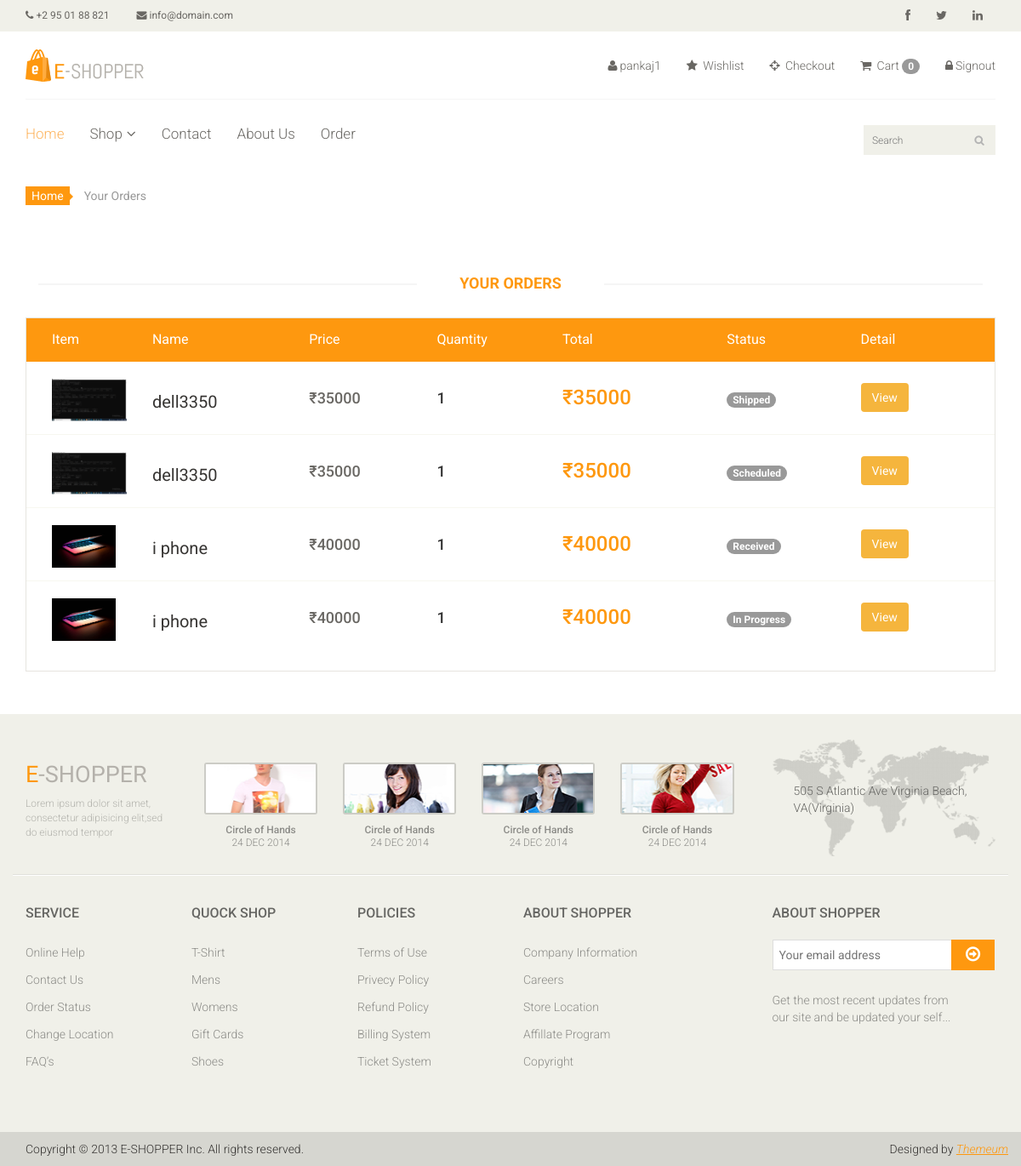
Screenshot of /e_shopper/order/ (signed in) with the database file from the repository.
### e_shopper/models.py (models this page shows, shortened)
class Order(models.Model):
    choices = (('Received', 'Received'),
        ('Scheduled', 'Scheduled'),
        ('Shipped', 'Shipped'),
        ('In Progress','In Progress'),
        )
    id=models.AutoField(primary_key=True)
    user=models.ForeignKey(User, on_delete=models.CASCADE,null=True)
    image=models.ImageField(upload_to="media",null=True)
    product=models.CharField(max_length=1000,null=True)
    quantity=models.CharField(max_length=5,null=True,blank=True)
    price=models.IntegerField(null=True)
    total=models.IntegerField(null=True)
    address=models.CharField(max_length=500,null=True)
    state=models.CharField(max_length=500,null=True)
    mobile_no=models.CharField(max_length=13,null=True)
    zipcode=models.CharField(max_length=6,null=True)
    status=models.CharField(max_length = 500, choices = choices ,default="In Progress")
    deliver_date=models.DateTimeField(auto_now_add=False,null=True)
    date_created=models.DateTimeField(auto_now_add=True ,null=True)

### e_shopper/views.py (the view)
# urls.py: path('order/',orderlist,name="order"),
@login_required(login_url="http://localhost:8000/e_shopper/signinpage")
def orderlist(request):
    order=Order.objects.filter(user=request.user)
    return render(request,"order.html",{'order':order})

### e_shopper/templates/order.html (shortened to what this page needs)
{% extends "base.html"%}
{% load crispy_forms_tags  %}
{% block maincontent %}
{% load cart_tag %}
<section id="cart_items">
    <div class="container">
        <div class="breadcrumbs">
            <ol class="breadcrumb">
              <li><a href="http://localhost:8000/e_shopper/homepage/">Home</a></li>
              <li class="active">Your Orders</li>
            </ol>
        </div>
        <h2 class="title text-center">Your Orders</h2>
        <div class="table-responsive cart_info">
            <table class="table table-condensed">
                <thead>
                    <tr class="cart_menu">
                        <td class="image">Item</td>
                        <td class="description">Name</td>
                        <td class="price">Price</td>
                        <td class="quantity">Quantity</td>
                        <td class="total">Total</td>
                        <td class="status">Status</td>
                        <td class="detail">Detail</td>
                        <td></td>
                    </tr>
                </thead>
                <tbody>
                    {% for i in order  %}
                    <tr>
                        <td class="cart_product">
                            <a href="{% url 'product_details' i.id %}"><img src="{{i.image}}" alt="" height="50px";></a>
                        </td>
                        <td class="cart_description">
                            <h4><a href="">{{i.product}}</a></h4>
                        <td class="cart_price">
                           <h4><p>₹{{i.price}}</p></h4>
                        </td>
                        <td class="cart_quantity">
                            <div class="cart_quantity_button">
                                <h4> {{i.quantity}}</h4>
                            </div>
                        </td>
                        <td class="cart_total">
                            <h4><p class="cart_total_price">₹{{ i.total}}</p></h4>
                        </td>
                        <td class="cart_delete">
                            <span class="badge rounded-pill bg-success">{{i.status}}</span>
                        </td>
                        <td class="cart_total">
                            <a href="{% url 'order_detail' i.id %}"><button class="btn btn-outline-warning">View</button></a>
                        </td>
                    </tr>
                    {% endfor %}
                </tbody>
            </table>
        </div>
    </div>
</section>
{% endblock %}

### e_shopper/templates/base.html (shortened to what this page needs)
<!DOCTYPE html>
{% load static%}
<html lang="en">
<head>
    <link href="/static/css/bootstrap.min.css" rel="stylesheet">
    <link href="/static/css/font-awesome.min.css" rel="stylesheet">
    <link href="/static/css/prettyPhoto.css" rel="stylesheet">
    <link href="/static/css/price-range.css" rel="stylesheet">
    <link href="/static/css/animate.css" rel="stylesheet">
	<link href="/static/css/main.css" rel="stylesheet">
	<link href="/static/css/responsive.css" rel="stylesheet">
</head>
<body>
	<header id="header">
		<div class="header_top">
			<div class="container">
				<div class="row">
					<div class="col-sm-6">
						<div class="contactinfo">
							<ul class="nav nav-pills">
								<li><a href=""><i class="fa fa-phone"></i> +2 95 01 88 821</a></li>
								<li><a href=""><i class="fa fa-envelope"></i> info@domain.com</a></li>
							</ul>
						</div>
					</div>
					<div class="col-sm-6">
						<div class="social-icons pull-right">
							<ul class="nav navbar-nav">
								<li><a href="https://www.facebook.com/"><i class="fa fa-facebook"></i></a></li>
								<li><a href="https://twitter.com/i/flow/login"><i class="fa fa-twitter"></i></a></li>
								<li><a href="https://www.linkedin.com/uas/login?fromSignIn=true&trk=cold_join_sign_in"><i class="fa fa-linkedin"></i></a></li>
							</ul>
						</div>
					</div>
				</div>
			</div>
		</div>
		<div class="header-middle">
			<div class="container">
				<div class="row">
					<div class="col-sm-4">
						<div class="logo pull-left">
							<a href="http://localhost:8000/e_shopper/homepage"><img src="/static/images/home/logo.png" alt="" /></a>
						</div>
					</div>
					<div class="col-sm-8">
						<div class="shop-menu pull-right">
							<ul class="nav navbar-nav">
								{% if request.user.is_authenticated %}
								<li><a href="http://localhost:8000/e_shopper/profilepage"><i class="fa fa-user"></i>{{request.user.first_name}}</a></li>
								<li><a href="http://localhost:8000/e_shopper/wishlist"><i class="fa fa-star"></i> Wishlist</a></li>
								<li><a href="http://localhost:8000/e_shopper/checkout/"><i class="fa fa-crosshairs"></i> Checkout</a></li>
								<li><a href="http://localhost:8000/e_shopper/cart_details/"><i class="fa fa-shopping-cart"></i> Cart <span class="badge badge-info">{{request.session.cart.keys|length}}</span></a></li>
								<li><a href="http://localhost:8000/e_shopper/signoutpage"><i class="fa fa-lock"></i>Signout</a></li>
								{% else %}
								<li><a href="http://localhost:8000/e_shopper/signinpage"><i class="fa fa-unlock"></i>Signin</a></li>
								<li><a href="http://localhost:8000/e_shopper/signuppage"><i class="fa fa-lock"></i>Signup</a></li>
								{% endif %}
							</ul>
						</div>
					</div>
				</div>
			</div>
		</div>
		<div class="header-bottom">
			<div class="container">
				<div class="row">
					<div class="col-sm-9">
						<div class="mainmenu pull-left">
							<ul class="nav navbar-nav collapse navbar-collapse">
								{% if request.user.is_authenticated %}
								<li><a href="http://localhost:8000/e_shopper/homepage"class="active">Home</a></li>
								<li class="dropdown"><a href="#">Shop<i class="fa fa-angle-down"></i></a>
                                </li>
								<li><a href="http://localhost:8000/e_shopper/contact/">Contact</a></li>
								<li><a href="http://localhost:8000/e_shopper/about/">About Us</a></li>
								<li><a href="http://localhost:8000/e_shopper/order/">Order</a></li>
							</ul>
						</div>
					</div>
					<div class="col-sm-3">
						<form method="get" action="/e_shopper/search/">
						<div class="search_box pull-right">
							<input name="query" id="query" type="text" placeholder="Search"/>
						</div>
						</form>
					</div>
				</div>
			</div>
		</div>
		{% endif %}
	</header>
	{% block maincontent %}
                  {% endblock %}
	<footer id="footer">
		<div class="footer-top">
			<div class="container">
				<div class="row">
					<div class="col-sm-2">
						<div class="companyinfo">
							<h2><span>e</span>-shopper</h2>
							<p>Lorem ipsum dolor sit amet, consectetur adipisicing elit,sed do eiusmod tempor</p>
						</div>
					</div>
					<div class="col-sm-7">
						<div class="col-sm-3">
							<div class="video-gallery text-center">
								<a href="#">
									<div class="iframe-img">
										<img src="/static/images/home/iframe1.png" alt="" />
									</div>
								</a>
								<p>Circle of Hands</p>
								<h2>24 DEC 2014</h2>
							</div>
						</div>
						<div class="col-sm-3">
							<div class="video-gallery text-center">
								<a href="#">
									<div class="iframe-img">
										<img src="/static/images/home/iframe2.png" alt="" />
									</div>
								</a>
								<p>Circle of Hands</p>
								<h2>24 DEC 2014</h2>
							</div>
						</div>
						<div class="col-sm-3">
							<div class="video-gallery text-center">
								<a href="#">
									<div class="iframe-img">
										<img src="/static/images/home/iframe3.png" alt="" />
									</div>
								</a>
								<p>Circle of Hands</p>
								<h2>24 DEC 2014</h2>
							</div>
						</div>
						<div class="col-sm-3">
							<div class="video-gallery text-center">
								<a href="#">
									<div class="iframe-img">
										<img src="/static/images/home/iframe4.png" alt="" />
									</div>
								</a>
								<p>Circle of Hands</p>
								<h2>24 DEC 2014</h2>
							</div>
						</div>
					</div>
					<div class="col-sm-3">
						<div class="address">
							<img src="/static/images/home/map.png" alt="" />
							<p>505 S Atlantic Ave Virginia Beach, VA(Virginia)</p>
						</div>
					</div>
				</div>
			</div>
		</div>
		<div class="footer-widget">
			<div class="container">
				<div class="row">
					<div class="col-sm-2">
						<div class="single-widget">
							<h2>Service</h2>
							<ul class="nav nav-pills nav-stacked">
								<li><a href="">Online Help</a></li>
								<li><a href="">Contact Us</a></li>
								<li><a href="">Order Status</a></li>
								<li><a href="">Change Location</a></li>
								<li><a href="">FAQ’s</a></li>
							</ul>
						</div>
					</div>
					<div class="col-sm-2">
						<div class="single-widget">
							<h2>Quock Shop</h2>
							<ul class="nav nav-pills nav-stacked">
								<li><a href="">T-Shirt</a></li>
								<li><a href="">Mens</a></li>
								<li><a href="">Womens</a></li>
								<li><a href="">Gift Cards</a></li>
								<li><a href="">Shoes</a></li>
							</ul>
						</div>
					</div>
					<div class="col-sm-2">
						<div class="single-widget">
							<h2>Policies</h2>
							<ul class="nav nav-pills nav-stacked">
								<li><a href="">Terms of Use</a></li>
								<li><a href="">Privecy Policy</a></li>
								<li><a href="">Refund Policy</a></li>
								<li><a href="">Billing System</a></li>
								<li><a href="">Ticket System</a></li>
							</ul>
						</div>
					</div>
					<div class="col-sm-2">
						<div class="single-widget">
							<h2>About Shopper</h2>
							<ul class="nav nav-pills nav-stacked">
								<li><a href="">Company Information</a></li>
								<li><a href="">Careers</a></li>
								<li><a href="">Store Location</a></li>
								<li><a href="">Affillate Program</a></li>
								<li><a href="">Copyright</a></li>
							</ul>
						</div>
					</div>
					<div class="col-sm-3 col-sm-offset-1">
						<div class="single-widget">
							<h2>About Shopper</h2>
							<form action="#" class="searchform">
								<input type="text" placeholder="Your email address" />
								<button type="submit" class="btn btn-default"><i class="fa fa-arrow-circle-o-right"></i></button>
								<p>Get the most recent updates from <br />our site and be updated your self...</p>
							</form>
						</div>
					</div>
				</div>
			</div>
		</div>
		<div class="footer-bottom">
			<div class="container">
				<div class="row">
					<p class="pull-left">Copyright © 2013 E-SHOPPER Inc. All rights reserved.</p>
					<p class="pull-right">Designed by <span><a target="_blank" href="http://www.themeum.com">Themeum</a></span></p>
				</div>
			</div>
		</div>
	</footer>
</body>
</html>

### e_shopper/templates/order.html (style rules this page uses)
button { border: none; outline: 0; display: inline-block; padding: 8px; color: white; background-color: rgb(245, 181, 61); text-align: center; cursor: pointer; font-size: 18px; }

### rows the page displays
Order: image (picture), product "dell3350", price "35000", quantity "1", total "35000", status "Shipped"
Order: image (picture), product "dell3350", price "35000", quantity "1", total "35000", status "Scheduled"
Order: image (picture), product "i phone", price "40000", quantity "1", total "40000", status "Received"
Order: image (picture), product "i phone", price "40000", quantity "1", total "40000", status "In Progress"

### other values shown
{{ request.user.first_name }} "pankaj1"
{{ request.session.cart.keys|length }} "0"
